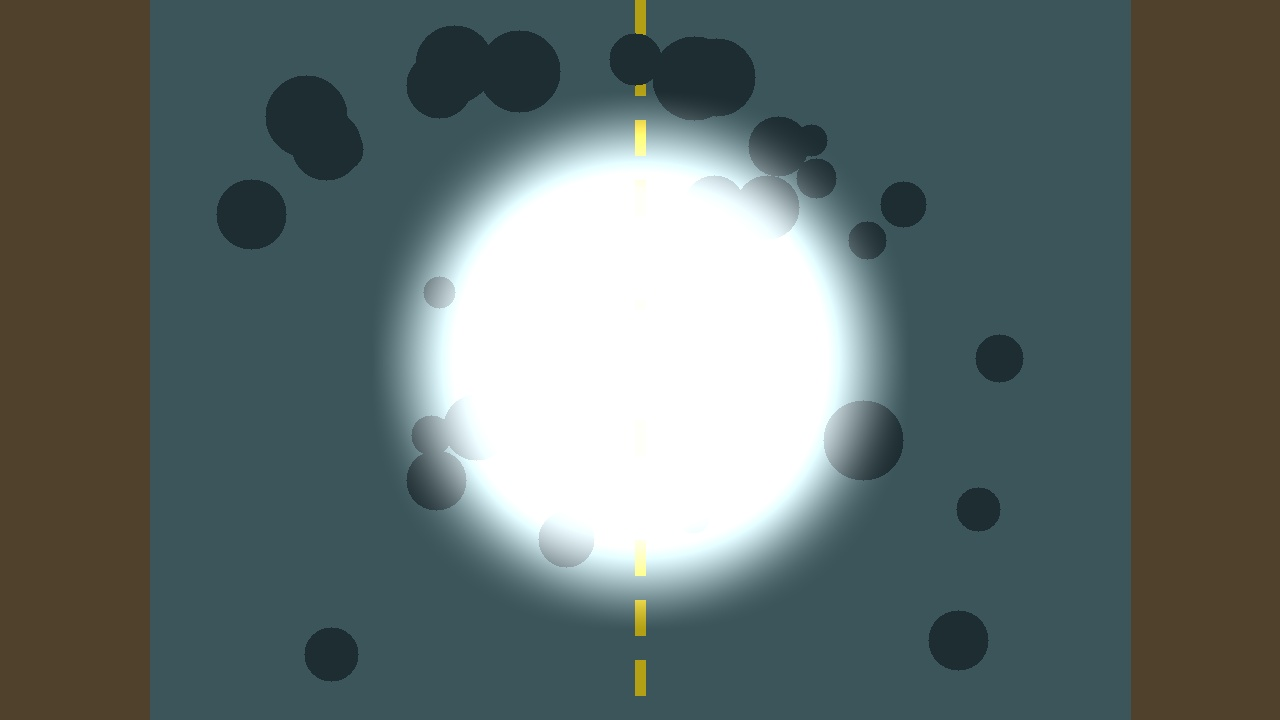
#> input picture data/sample_incident/scenario_a_glare_flood.jpg, 1280 x 720 px
$ python -i cv_engine.py   (imports and definitions only)
#> lines starting #> are read from the running program, lines starting #| are printed output that depends on the picture
import cv2
import numpy as np
import time
import base64
from typing import Tuple, List, Optional
from .schemas import OpenCVMetrics

# [145 lines that did not run here, left out]

>>> import cv2
>>> picture = cv2.imread('../../data/sample_incident/scenario_a_glare_flood.jpg', cv2.IMREAD_GRAYSCALE)
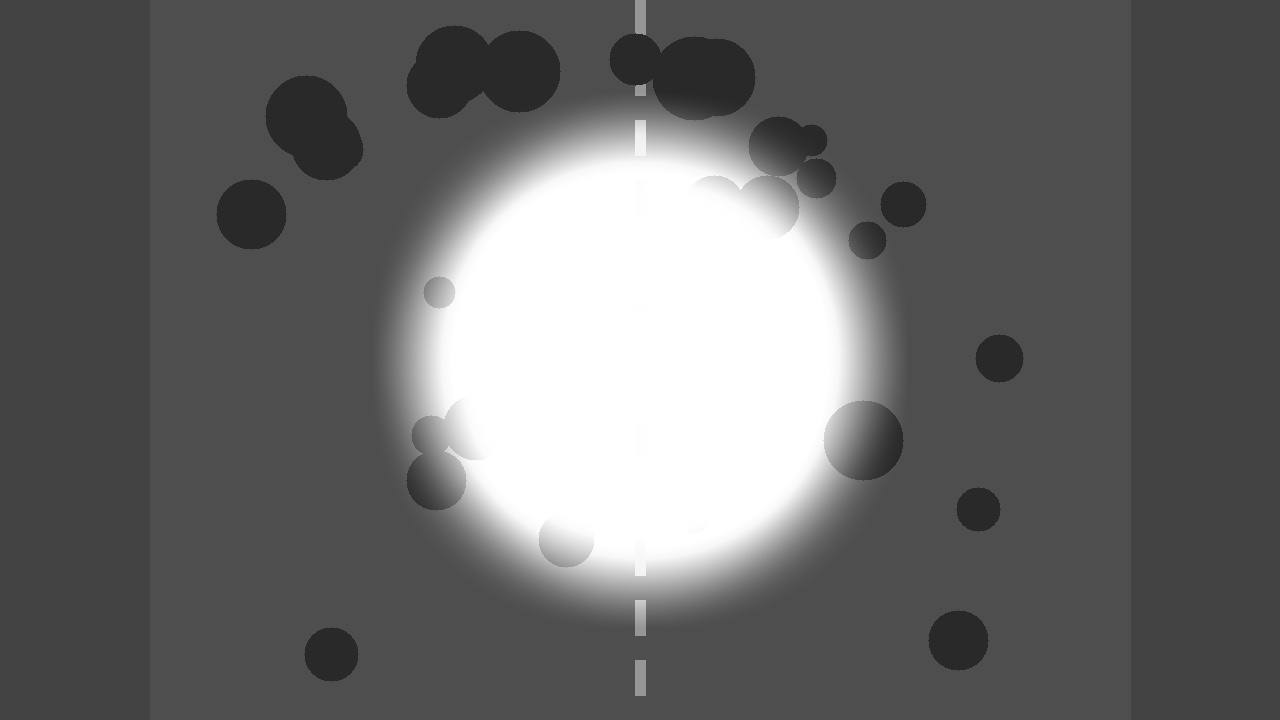
#> picture: shape (720, 1280); min 33, max 255, mean 104.8
#> (the run stopped early here; a loop or call above may not have finished)
